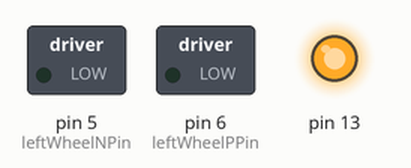
Simulated run of this sketch. Board: Arduino Uno, built with avr-gcc and run on an emulated ATmega328P. Shown: switched loads named in the sketch (green lamp = pin HIGH), output pins drawn as LEDs (lit = HIGH). What the sketch prints to the serial monitor is not drawn.

Above: at 0.1 s.
At 2.8 s:
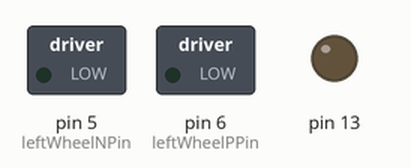
Timing chart, 0 to 4.3 s (numbered marks = the images above):
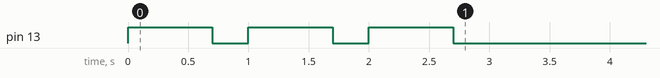

The sketch:

test0.ino
```cpp
 int i = 3;
int wheelMaxSpeed = 255;
int leftWheelNPin = 5;
int leftWheelPPin = 6;
void LeftWheelSetNegative(int speed)
{
  if(speed == 0)
  {
    digitalWrite(leftWheelNPin, LOW);
  }
  else
  {
    analogWrite(leftWheelNPin, speed);
  }
}
void LeftWheelSetPositive(int speed)
{
  if(speed == 0)
  {
    digitalWrite(leftWheelPPin, LOW);
  }
  else
  {
    analogWrite(leftWheelPPin, speed);
  }
}

void PlayLeftWheel(int speed)
{
  if(speed > 0)
  {
    LeftWheelSetPositive(speed);
    LeftWheelSetNegative(0);
  }
  else
  {
    LeftWheelSetPositive(0);
    LeftWheelSetNegative(-speed);
  }
}
void setup() {
  // put your setup code here, to run once:
  pinMode(leftWheelNPin, OUTPUT); //negative
  pinMode(leftWheelPPin, OUTPUT); //positive
  pinMode(13,OUTPUT);
  StartingDelay();
  Serial.begin(9600);
}

void loop() {
  //PlayLeftWheel(100);
  Serial.println("digitalRead(5):");
  Serial.println(digitalRead(5));
   Serial.println("digitalRead(6):");
  Serial.println(digitalRead(6));
}

void StartingDelay()
{
  while(i > 0)
  {
  digitalWrite(13, HIGH);
  delay(700);
  digitalWrite(13, LOW);
  delay(300);
  i--;
  }
}
```
